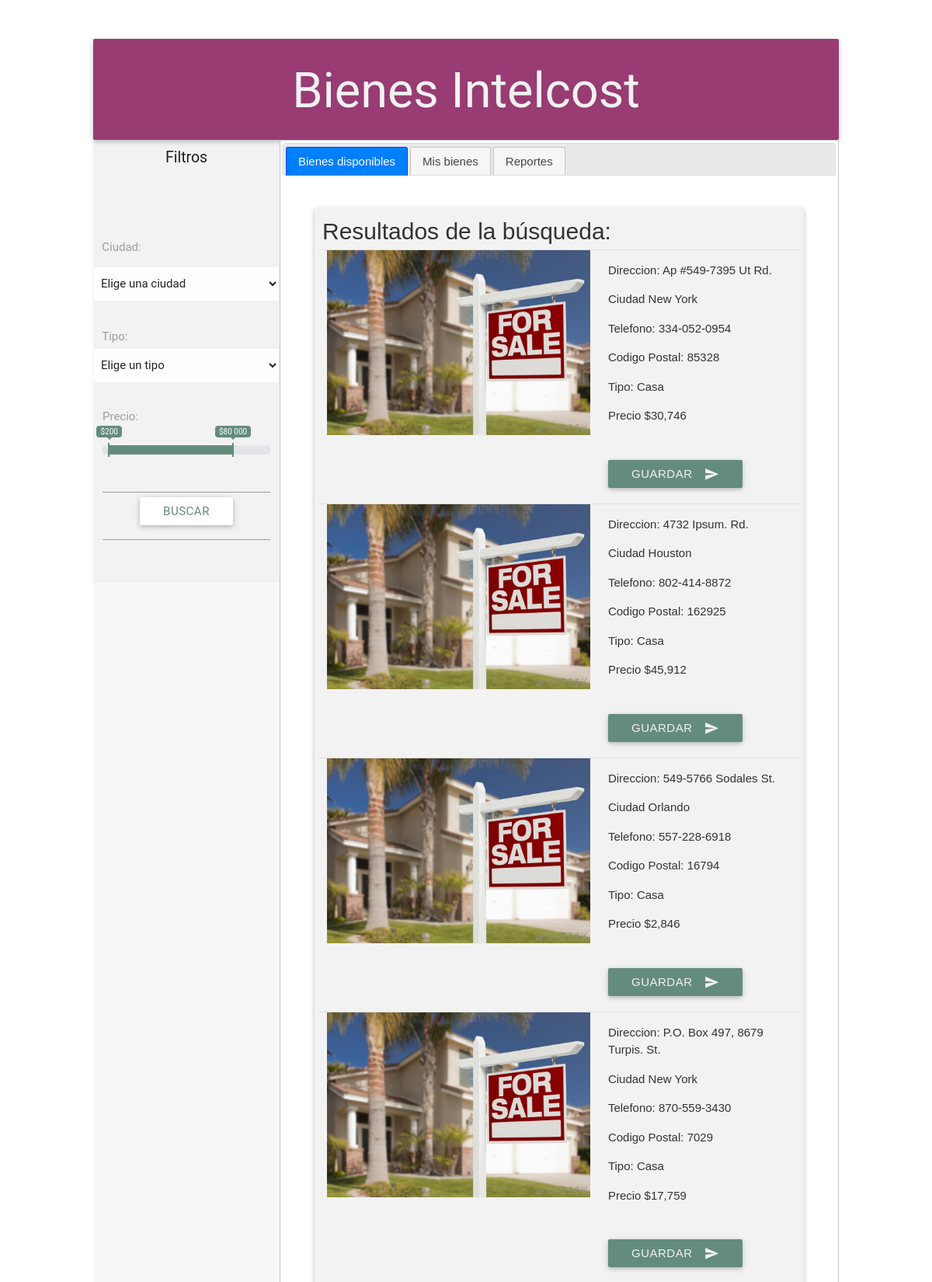
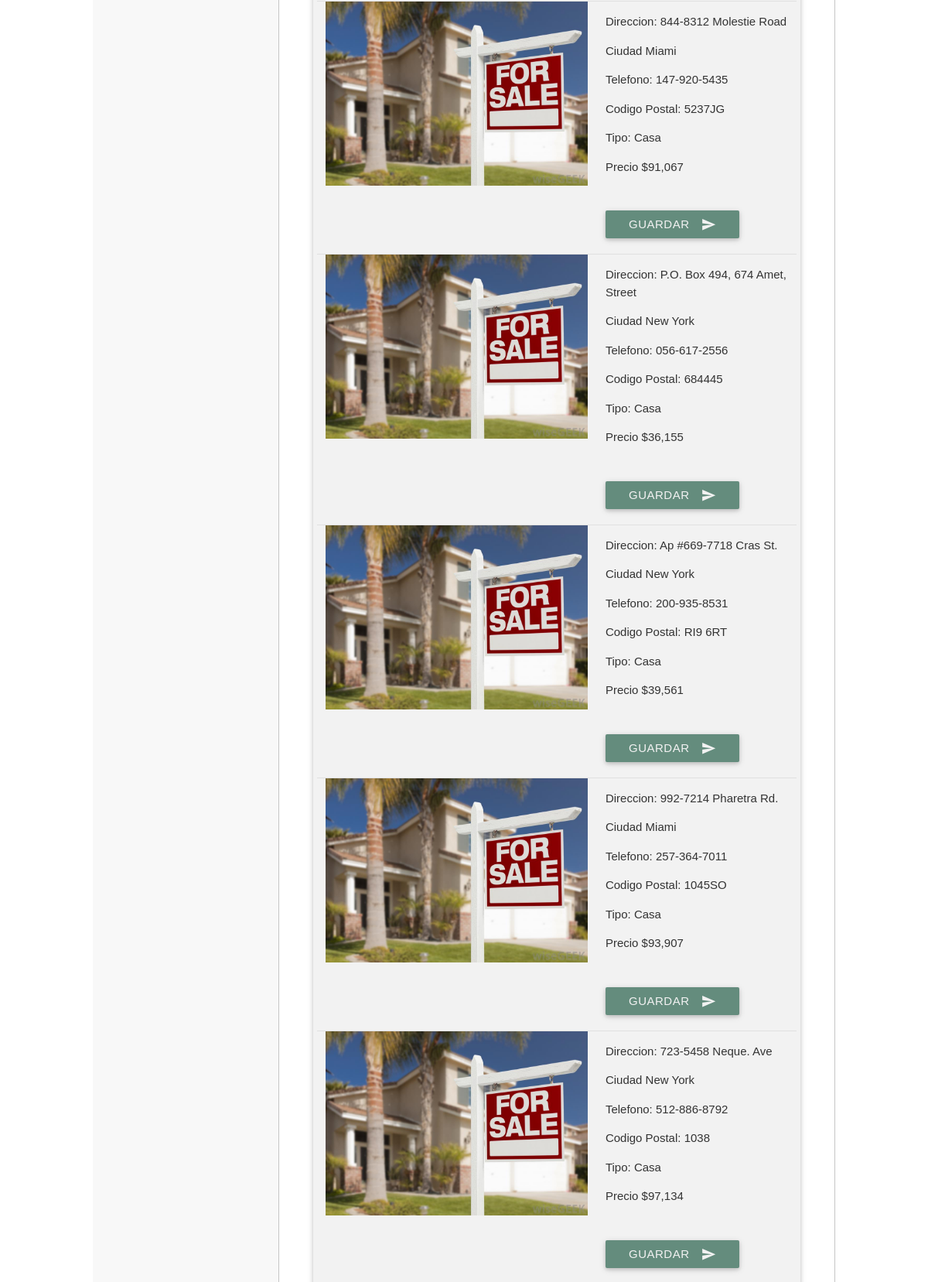
The page / (upper part) on the database its author committed (2 pictures, top to bottom).
### tables this page shows
CREATE TABLE IF NOT EXISTS `bienes` (
  `id` int(11) NOT NULL AUTO_INCREMENT,
  `direccion` varchar(155) DEFAULT NULL,
  `ciudad_id` int(11) DEFAULT NULL,
  `telefono` varchar(155) DEFAULT NULL,
  `codigo_postal` varchar(155) DEFAULT NULL,
  `tipo_id` int(11) DEFAULT NULL,
  `precio` varchar(50) DEFAULT NULL,
  PRIMARY KEY (`id`)
);

CREATE TABLE IF NOT EXISTS `ciudad` (
  `id` int(11) NOT NULL AUTO_INCREMENT,
  `name` varchar(155) DEFAULT NULL,
  PRIMARY KEY (`id`)
);

CREATE TABLE IF NOT EXISTS `tipo_bienes` (
  `id` int(11) NOT NULL AUTO_INCREMENT,
  `name` varchar(50) DEFAULT NULL,
  PRIMARY KEY (`id`)
);

### controllers/index.php (called while the page is built, shortened)
<?php
 $bienes = App::get('database')->selectBienes('bienes');
require 'views/index.view.php';

### index.php (called while the page is built, shortened)
<?php
$router =  Router::load('routes.php');
require $router->direct(Request::uri(),Request::method());
?>

### core/App.php (called while the page is built, shortened)
<?php
class App
{
  protected static $registry  = [];
  public static function bind($key, $value)
  {
    static::$registry[$key] = $value;
  }
  public static function get($key)
  {
    return static::$registry[$key];
  }
}

### core/db/QueryBuilder.php (called while the page is built, shortened)
<?php
  class QueryBuilder
  {
    protected $pdo;
    public function __construct($pdo)
    {
      $this->pdo = $pdo;
    }
public function selectBienes($table){
  $statement = $this->pdo->prepare("SELECT
                                          B.id,
                                          B.direccion,
                                          B.telefono,
                                          B.codigo_postal,
                                          B.precio,
                                          C.name AS ciudad ,
                                          TB.name AS tipo
                                          FROM {$table} B
                                          INNER JOIN ciudad C ON B.ciudad_id = C.id
                                          INNER JOIN tipo_bienes TB ON B.tipo_id = TB.id");
                                           $statement->execute();
                                           return $statement->fetchAll(PDO::FETCH_CLASS);
}
}

### views/index.view.php (the view, shortened to what this page needs)
<?php require('partials/head.php'); ?>
  <div class="contenedor">
    <div class="card rowTitulo">
      <h1>Bienes Intelcost</h1>
    </div>
    <div class="colFiltros">
      <form action="/busqueda" method="POST" name="formulario" id="formulario">
        <div class="filtrosContenido">
          <div class="tituloFiltros">
            <h5>Filtros</h5>
          </div>
          <div class="filtroCiudad input-field">
            <p><label for="selectCiudad">Ciudad:</label><br></p>
            <select name="ciudad" id="selectCiudad">
              <option value="0" selected>Elige una ciudad</option>
            </select>
          </div>
          <div class="filtroTipo input-field">
            <p><label for="selecTipo">Tipo:</label></p>
            <br>
            <select name="tipo" id="selectTipo">
              <option value="0" selected>Elige un tipo</option>
            </select>
          </div>
          <div class="filtroPrecio">
            <label for="rangoPrecio">Precio:</label>
              <input  type="text" id="irs-from"  />
          </div>
          <div class="botonField">
            <input type="submit" class="btn white" value="Buscar" id="submitButton">
          </div>
        </div>
      </form>
    </div>
    <div id="tabs" style="width: 75%;">
      <ul>
        <li><a href="#tabs-1">Bienes disponibles</a></li>
        <li><a href="#tabs-2">Mis bienes</a></li>
        <li><a href="#tabs-3">Reportes</a></li>
      </ul>
      <div id="tabs-1">
        <div class="colContenido" id="divResultadosBusqueda">
          <div class="tituloContenido card" style="justify-content: center;">
            <h5>Resultados de la búsqueda:</h5>
            <?php foreach ($bienes as $bien): ?>
                <div class="row">
                  <div class="col s7">
                      <img class="responsive-img" src="../public/img/home.jpg">
                  </div>
                  <div class="col s5 ">
                    <p>Direccion: <?= $bien->direccion ?></p>
                    <p>Ciudad  <?= $bien->ciudad ?></p>
                    <p>Telefono: <?= $bien->telefono ?></p>
                    <p>Codigo Postal: <?= $bien->codigo_postal ?></p>
                    <p>Tipo: <?= $bien->tipo ?></p>
                    <p>Precio <?= $bien->precio ?></p>
                          <form action="/add-bien?id=<?= $bien->id  ?>" method="POST">
                              <button class="btn waves-effect waves-light" type="submit" name="add-bien">Guardar
                                <i class="material-icons right">send</i>
                              </button>
                          </form>
                  </div>
                </div>
            <?php endforeach; ?>
          </div>
        </div>
      </div>
    </div>
<?php require('partials/footer.php'); ?>

### views/partials/head.php (shortened to what this page needs)
<!DOCTYPE html>
<html lang="en">
<head>
  <link type="text/css" rel="stylesheet" href="../../public/css/materialize.min.css"  media="screen,projection"/>
  <link type="text/css" rel="stylesheet" href="../../public/css/customColors.css"  media="screen,projection"/>
  <link type="text/css" rel="stylesheet" href="../../public/css/ion.rangeSlider.css"  media="screen,projection"/>
  <link type="text/css" rel="stylesheet" href="../../public/css/ion.rangeSlider.skinFlat.css"  media="screen,projection"/>
  <link type="text/css" rel="stylesheet" href="../../public/css/index.css"  media="screen,projection"/>
  <link rel="stylesheet" href="//code.jquery.com/ui/1.12.1/themes/base/jquery-ui.css">
</head>
<body>

### views/partials/footer.php (shortened to what this page needs)
</body>
</html>

### public/css/customColors.css (style rules this page uses)
.input-field label { color: #9E9E9E; }

### public/css/index.css (style rules this page uses)
.contenedor { background-color: rgba(242, 242, 242, 0.5); width: 80%; margin: 50px auto; display: flex; flex-flow: row wrap; min-height: 700px; height: auto; align-content: flex-start; }
.rowTitulo { width: 100%; text-align: center; background-color: #983c73; color: #F2F2F2; margin-top: 0; margin-bottom: 0; height: 130px; }
.colFiltros { width: 25%; height: 100%; min-height: 570px; }
.filtrosContenido, .colContenido, .colFiltros form { min-height: 570px; }
.filtrosContenido { width: 100%; margin: 0 0; background-color: #F2F2F2; display: flex; flex-flow: row wrap; align-content: flex-start; }
.tituloFiltros { width: 100%; height: 100px; text-align: center; }
.tituloFiltros h5 { font-size: 1.3rem; }
.filtroCiudad { width: 100%; height: 100px; text-align: center; }
.filtroTipo { width: 100%; height: 100px; text-align: center; }
.filtroPrecio { margin: 15px auto; width: 90%; height: 100px; }
.filtroPrecio label { font-size: 1rem; }
.botonField { width: 100%; height: 70px; text-align: center; }
.botonField input { color: #648C7D; }
.colContenido { width: 100%; display: flex; flex-flow: row wrap; align-content: space-between; padding: 20px; }
.tituloContenido { width: 100%; min-height: 170px; background-color: #F2F2F2; display: flex; flex-flow: row wrap; padding: 5px; }
.tituloContenido h5 { width: 100%; margin: 0.5rem 5px; margin-bottom: 2rem; height: 10px; font-size: 2rem; }
.tituloContenido button { background: #648C7D; color: #F2F2F2; margin-top: 2rem; margin-right: 1rem; }

### rows shown on the page
bienes: direccion "Ap #549-7395 Ut Rd.", ciudad.name "New York", telefono "334-052-0954", codigo_postal "85328", tipo_bienes.name "Casa", precio "$30,746"
bienes: direccion "4732 Ipsum. Rd.", ciudad.name "Houston", telefono "802-414-8872", codigo_postal "162925", tipo_bienes.name "Casa", precio "$45,912"
bienes: direccion "549-5766 Sodales St.", ciudad.name "Orlando", telefono "557-228-6918", codigo_postal "16794", tipo_bienes.name "Casa", precio "$2,846"
bienes: direccion "P.O. Box 497, 8679 Turpis. St.", ciudad.name "New York", telefono "870-559-3430", codigo_postal "7029", tipo_bienes.name "Casa", precio "$17,759"
bienes: direccion "844-8312 Molestie Road", ciudad.name "Miami", telefono "147-920-5435", codigo_postal "5237JG", tipo_bienes.name "Casa", precio "$91,067"
bienes: direccion "P.O. Box 494, 674 Amet, Street", ciudad.name "New York", telefono "056-617-2556", codigo_postal "684445", tipo_bienes.name "Casa", precio "$36,155"
bienes: direccion "Ap #669-7718 Cras St.", ciudad.name "New York", telefono "200-935-8531", codigo_postal "RI9 6RT", tipo_bienes.name "Casa", precio "$39,561"
bienes: direccion "992-7214 Pharetra Rd.", ciudad.name "Miami", telefono "257-364-7011", codigo_postal "1045SO", tipo_bienes.name "Casa", precio "$93,907"
bienes: direccion "723-5458 Neque. Ave", ciudad.name "New York", telefono "512-886-8792", codigo_postal "1038", tipo_bienes.name "Casa", precio "$97,134"
